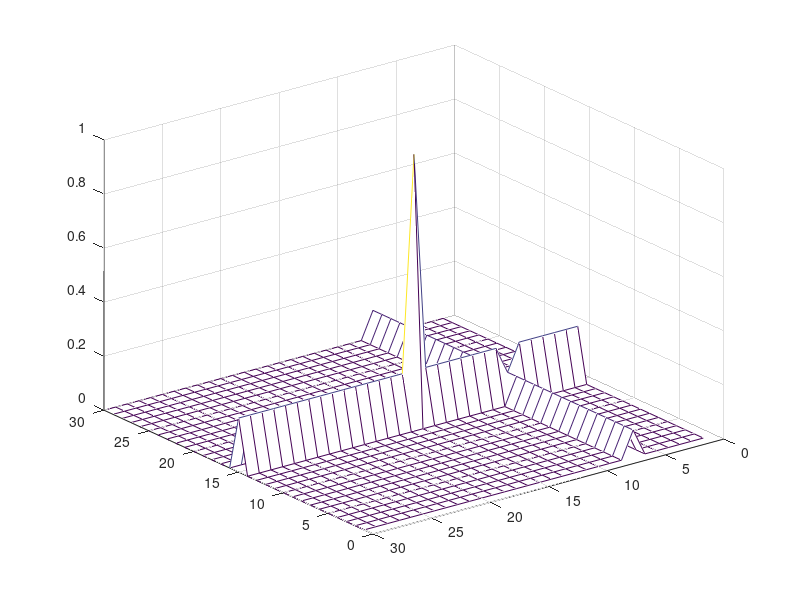

The MATLAB source for this figure:
a=zeros(30,30);
a(:,15)=0.2*ones(30,1);
a(7,:)=0.1*ones(1,30);
a(15,15)=1;
el=30;
for az=-37.5:15:-37.5+1000
    mesh(a),view(az,el)
    pause(0.5)
end